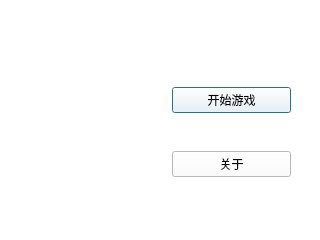
<?xml version="1.0" encoding="UTF-8"?>
<ui version="4.0">
 <class>loginDialog</class>
 <widget class="QDialog" name="loginDialog">
  <property name="geometry">
   <rect>
    <x>0</x>
    <y>0</y>
    <width>320</width>
    <height>240</height>
   </rect>
  </property>
  <property name="sizePolicy">
   <sizepolicy hsizetype="Fixed" vsizetype="Fixed">
    <horstretch>0</horstretch>
    <verstretch>0</verstretch>
   </sizepolicy>
  </property>
  <property name="minimumSize">
   <size>
    <width>320</width>
    <height>240</height>
   </size>
  </property>
  <property name="maximumSize">
   <size>
    <width>320</width>
    <height>240</height>
   </size>
  </property>
  <property name="windowTitle">
   <string>Dialog</string>
  </property>
  <property name="styleSheet">
   <string notr="true">background-color: rgb(255, 255, 255);</string>
  </property>
  <layout class="QVBoxLayout" name="verticalLayout_2" stretch="1,10">
   <item>
    <widget class="QWidget" name="up" native="true"/>
   </item>
   <item>
    <widget class="QWidget" name="down" native="true">
     <layout class="QHBoxLayout" name="horizontalLayout">
      <item>
       <widget class="QLabel" name="left">
        <property name="styleSheet">
         <string notr="true">image: url(:/new/prefix1/lgi);</string>
        </property>
        <property name="text">
         <string/>
        </property>
       </widget>
      </item>
      <item>
       <widget class="QWidget" name="right" native="true">
        <property name="font">
         <font>
          <family>AcadEref</family>
          <pointsize>10</pointsize>
         </font>
        </property>
        <property name="layoutDirection">
         <enum>Qt::LeftToRight</enum>
        </property>
        <layout class="QVBoxLayout" name="verticalLayout">
         <property name="spacing">
          <number>5</number>
         </property>
         <item>
          <widget class="QPushButton" name="startButton">
           <property name="styleSheet">
            <string notr="true">
color: rgb(0, 0, 0);</string>
           </property>
           <property name="text">
            <string>开始游戏</string>
           </property>
          </widget>
         </item>
         <item>
          <widget class="QPushButton" name="aboutButton">
           <property name="styleSheet">
            <string notr="true">
color: rgb(0, 0, 0);</string>
           </property>
           <property name="text">
            <string>关于</string>
           </property>
          </widget>
         </item>
        </layout>
       </widget>
      </item>
     </layout>
    </widget>
   </item>
  </layout>
 </widget>
 <resources/>
 <connections/>
</ui>
